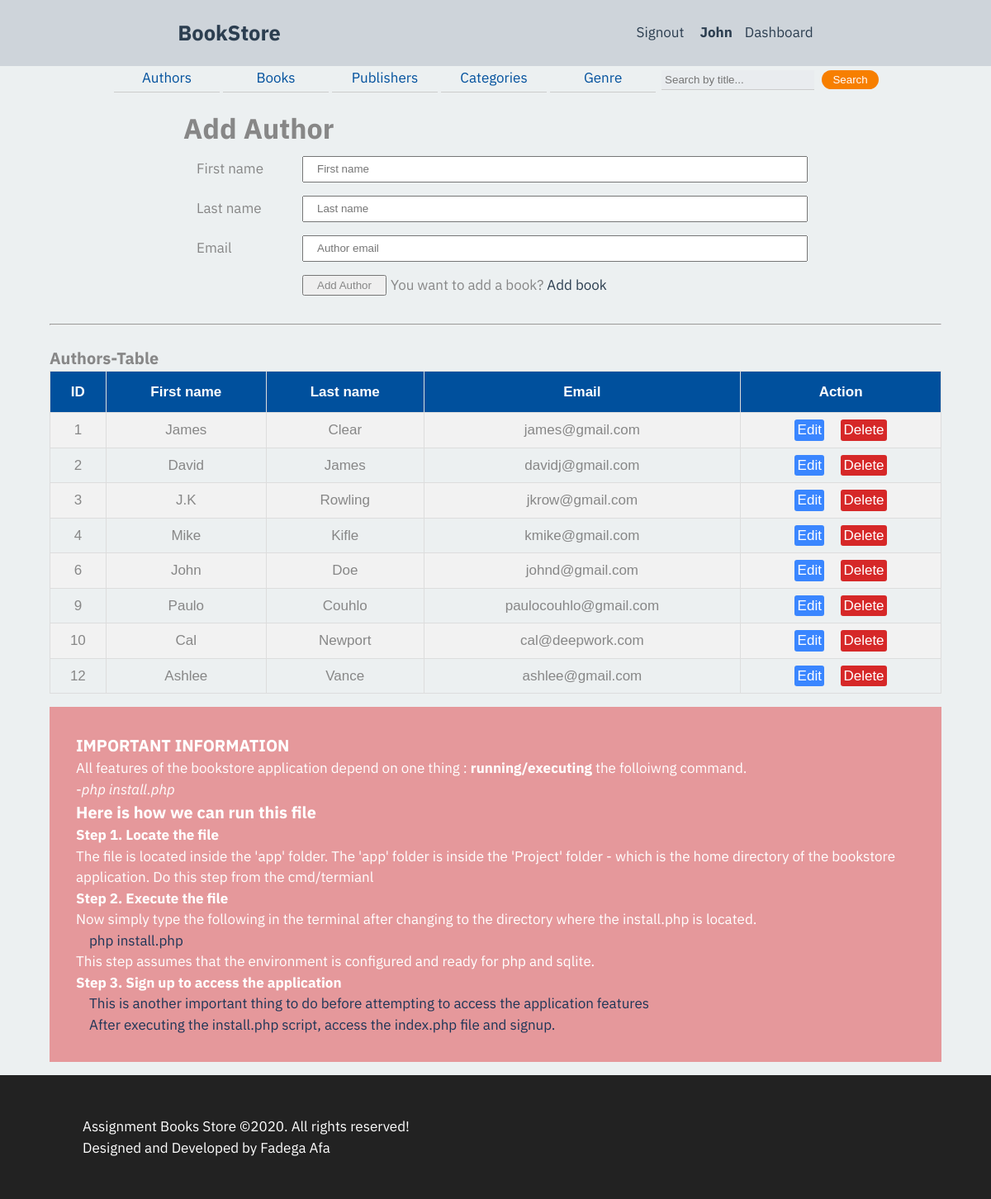
The page /templates/author.php (signed in) on the database its author committed.
### tables this page shows
CREATE TABLE author(
			author_id INTEGER PRIMARY KEY AUTOINCREMENT NOT NULL,
			firstname TEXT NOT NULL,
			lastname TEXT NOT NULL,
      email TEXT NOT NULL UNIQUE
		);

### templates/author.php (the view, shortened to what this page needs)
<?php
require '../app/header.php';
require '../app/dbh.php';
?>
<main>
  <?php
  if(isset($_SESSION['useremail'])||isset($_SESSION['emailId'])){
         ?>
        <form name="my-form" action="../app/author.inc.php" method="post">
           <h1>Add Author</h1>
            <div class="form-box">
                <label for="fname">First name</label>
                <input type="text" id="firstname" name="firstname" placeholder="First name" required >
            </div>
            <div class="form-box">
                <label for="lname">Last name</label>
                <input type="text" id="lastname" name="lastname" placeholder="Last name" required>
            </div>
            <div class="form-box">
                <label for="email">Email</label>
                <input type="text" id="email" name="email" placeholder="Author email" required>
            </div>
            <div class="form-box">
                <button type="submit" id="btnSend" name="add-author">Add Author</button>
                <span class="span"> You want to add a book? <a href="../templates/book.php">Add book</a> </span>
            </div>
        </form>
        <br><hr><br>
        <h3>Authors-Table</h3>
        <table class="db-table">
        <tr>
            <th>ID </th>
            <th>First name </th>
            <th>Last name </th>
            <th>Email </th>
            <th>Action</th>
        </tr>
        <?php
          $sql ='SELECT *FROM author';
          $res = $conn->prepare($sql);
          $res->execute();
          $data = $res->fetchAll(PDO::FETCH_ASSOC);
          foreach($data as $row):?>
            <tr>
              <td><?php echo $row['author_id'];?></td>
              <td><?php echo $row['firstname'];?></td>
              <td><?php echo $row['lastname'];?></td>
              <td><?php echo $row['email'];?></td>
              <td>
                 <a class="edit" href="../templates/editauthor.php?id=<?php echo $row['author_id'];?>">Edit</a>
                 <a class="delete" href="../app/deleteauthor.php?id=<?php echo $row['author_id'];?>">Delete</a>
              </td>
            </tr>
          <?php endforeach; ?>
          </table>
<?php }else{
         echo
            '  <h2><br>Access denied ..</h2>
               <p><br>Oops! You are not authorized. Please signin
               <a href="../templates/signin.php">here</a>
               <span> Or singup <a href="../templates/signup.php">here</a> </span></p>';
         }
          ?>
    </main>
<?php require '../app/footer.php';?>

### css/menu.css (style rules this page uses)
:root { --greyapple:#eee; --greenaple:#2ecc71; --drakmatter:#34495e; --darkermatter:#2c3e50; --darkergrey:#ced4da; }
* { margin: 0; padding:0; box-sizing: border-box; }
body { font-family: "IBM Plex Sans", Verdana, Tahoma, sans-serif; }
a { text-decoration: none; color:#00509d; color: #023047; color: #073b4c; color:red; }

### css/master.css (style rules this page uses)
* { box-sizing: border-box; padding:0; margin:0; }
html { box-sizing: border-box; font-size: 20px; line-height: 1.6; font-family: 'Source Sans Pro', sans-serif, Segoe UI, Roboto, Helvetica, Arial, sans-serif, 'Apple Color Emoji', 'Segoe UI Emoji', 'Segoe UI Symbol'; color: #878787; }
*, *::before, *:after { box-sizing: inherit; padding: 0; margin: 0; }
body { margin:0 auto; padding:0; font-size:17px; user-select: none; -webkit-user-select: none; -khtml-user-select: none; -moz-user-select: none; -ms-user-select: none; }
.db-table { font-family: "Trebuchet MS", Arial, Helvetica, sans-serif; border-collapse: collapse; width: 100%; }
.db-table td, .db-table th { border: 1px solid #ddd; padding: 8px; text-align: center; }
.db-table tr:nth-child(even) { background-color: #f2f2f2; }
.db-table th { padding-top: 12px; padding-bottom: 12px; text-align: left; background-color:#00509d; color: white; text-align: center; }
.db-table .delete { color:red; background:#d62828; color:white; padding:0.2em 0.2em; border-radius: 3px; }
.db-table .edit { margin-right:15px; background:#3a86ff; color:#fff; padding:0.2em 0.2em; border-radius: 3px; }
main { margin: 1rem auto; width:90%; max-width: 1200px; }
main form { width:70%; margin:0 auto; }
input, label, button { padding: 0.2rem 1rem; color: inherit; }
.form-box { padding: 0.5rem 0; display: flex; flex-direction: column; }
.form-box label { display: none; }
.form-box input, .form-box select, .form-box textarea { flex-basis: 100%; }
#btnSend { margin-right: 5px; }
.placeholder { margin-top:1rem; background:#e5989b; color:#fff; padding:2rem; }
@media all and (min-width: 500px) { .form-box label { display: block; } }
@media all and (min-width: 600px) { .form-box { flex-direction: row; } }
@media all and (min-width: 600px) { .form-box label { flex-basis: 9rem; flex-grow: 0; flex-shrink: 0; } }
@media all and (min-width: 600px) { .form-box input, .form-box select, .form-box textarea { flex-basis: 0; flex-grow: 1; flex-shrink: 1; } }
@media all and (min-width: 600px) { .form-box button { margin-left: 9rem; } }

### css/dashboard.css (style rules this page uses)
html { box-sizing: border-box; font-size: 16px; line-height: 1.5; }
:root { --greyapple:#ecf0f1; --brightorange:#ff9f1c; --lightgrey:#D3D3D3; --greenaple:#2ecc71; --drakmatter:#34495e; --darkermatter:#2c3e50; }
body { background-color: var(--greyapple); font-family: "IBM Plex Sans", Verdana, Tahoma, sans-serif; }
*, *::before, *:after { box-sizing: inherit; padding: 0; margin: 0; }
a { text-decoration: none; color:var(--darkermatter); }

### rows shown on the page
author: author_id "1", firstname "James", lastname "Clear", email "james@gmail.com"
author: author_id "2", firstname "David", lastname "James", email "davidj@gmail.com"
author: author_id "3", firstname "J.K", lastname "Rowling", email "jkrow@gmail.com"
author: author_id "4", firstname "Mike", lastname "Kifle", email "kmike@gmail.com"
author: author_id "6", firstname "John", lastname "Doe", email "johnd@gmail.com"
author: author_id "9", firstname "Paulo", lastname "Couhlo", email "paulocouhlo@gmail.com"
author: author_id "10", firstname "Cal", lastname "Newport", email "cal@deepwork.com"
author: author_id "12", firstname "Ashlee", lastname "Vance", email "ashlee@gmail.com"

### other values the page prints
$_SESSION['firstname'] "John"
